Frame 1 (no input): blank canvas, image omitted
Frame 60 (the mouse pressed at the canvas centre just before this capture): blank canvas, image omitted
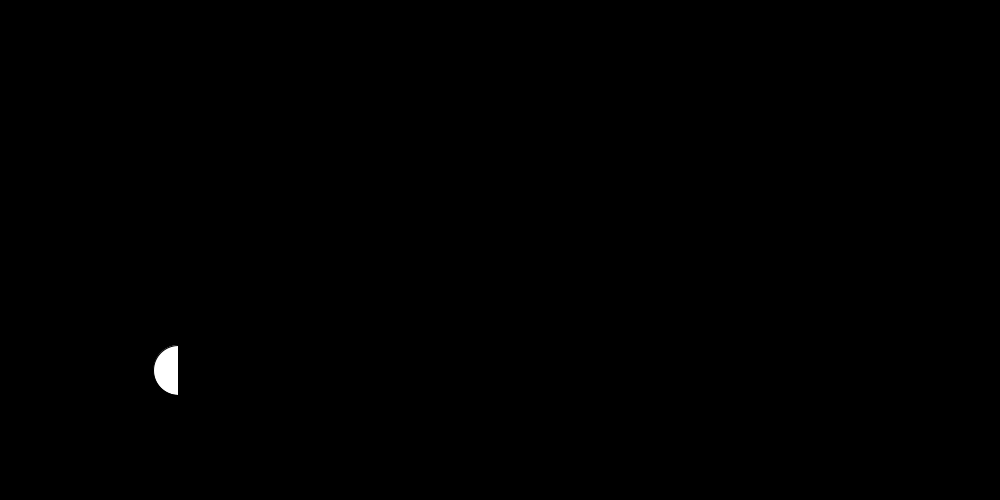
Frame 120 (the mouse held since frame 60 and released just before this capture)

The Processing sketch whose frames 1 and 60 were blank and that drew this single picture after the mouse press (run headless with seeded random() and noise(); from frame 60 on, the mouse is pressed at the canvas centre):

// Processing sketch: processing_21342
// ── processing_21342.pde

void setup(){
size(1000, 500);
}

float x = 0;
float y = 489;
float z = 1;
float a = 0;
float b = 50;
float c = 0;

void draw(){
  
  background(0);
  
  fill(255);
  ellipseMode(CENTER);
  arc(x,y,b,50,TWO_PI-PI/2,TWO_PI);//top moving half
  arc(x,y,b,50,0,PI/2);//bottom moving half
  arc(x,y,50,50,PI/2,TWO_PI-PI/2);//solid half
  stroke(255);
  fill(0);
  stroke(0);
  arc(x,y,c,50,PI/2,TWO_PI-PI/2);//sliver
  
  
  if (x > 1000) {
    x = 0;
    a = a + 1;
}
  if (x < 250) {z = 1;}
  if ((x > 501)&&(x < 749)) {z = -.5;}
  if ((x < 499)&&(x > 251)) { z = .5;}
  if (x > 750) {z = -1;}
  
  x = x + 1.5;
  y = y - z;
  b = (mouseY-250)/5;
  c = (250-mouseY)/5;
}
